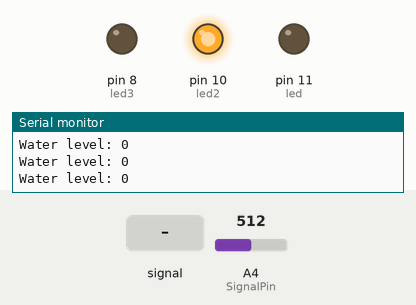
Bench run of a sketch on a simulated Arduino Uno, built with avr-gcc and run on an emulated ATmega328P. Shown: output pins drawn as LEDs (lit = HIGH), the last lines printed to the serial monitor. Inputs (shaded band) come from the test bench; at power-on: A4 (SignalPin) = 512. Pins used as bus, display or sensor lines are not drawn.

Above: at 2.8 s.
2.9 s: A4 (SignalPin) fed a 1000 Hz sine of ±255 counts around its level
At 5.7 s:
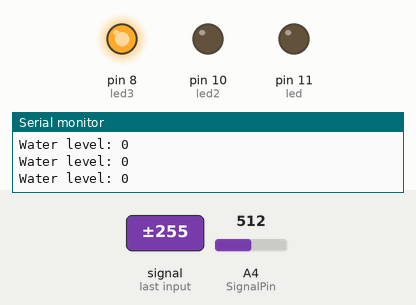
7.1 s: A4 (SignalPin) set to 140
At 9.1 s:
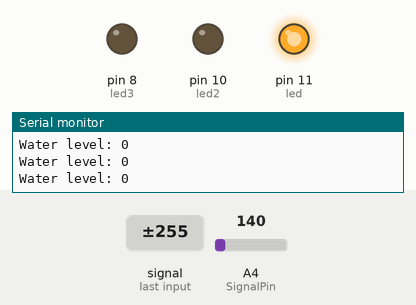
9.5 s: A4 (SignalPin) set to 160
At 11.3 s:
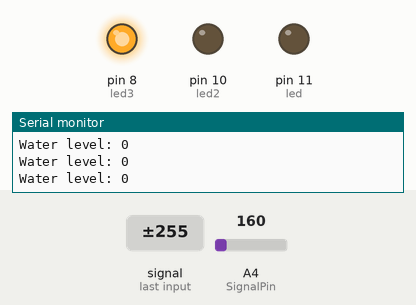
11.6 s: A4 (SignalPin) set to 122
At 12.5 s:
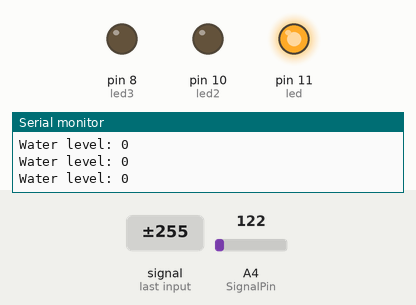
Timing chart, 0 to 14.6 s (numbered marks = the images above; inputs shaded):
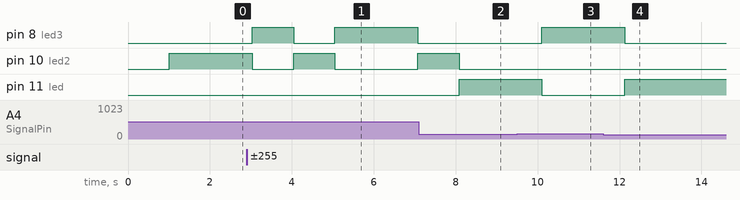

Measured:
- the behaviour switches between 150 and 151 on A4 (SignalPin) (found by bisection; images 2 and 3)
- after the input at 2.9 s, pin 8 (led3): LOW → HIGH after 0.13 s, → LOW 1.0 s later, → HIGH 1.0 s later, → LOW 2.0 s later; pin 10 (led2): HIGH → LOW after 0.13 s, → HIGH 1.0 s later, → LOW 1.0 s later, → HIGH 2.0 s later
- after the input at 7.1 s, pin 8 (led3): stays LOW (without the input it goes to HIGH after 0.98 s); pin 10 (led2): goes on until 8.1 s, then stays LOW; pin 11 (led): LOW → HIGH after 0.98 s
- after the input at 9.5 s, pin 8 (led3): LOW → HIGH after 0.60 s; pin 11 (led): HIGH → LOW after 0.60 s
- after the input at 11.6 s, pin 8 (led3): HIGH → LOW after 0.52 s; pin 11 (led): LOW → HIGH after 0.52 s

The sketch:

WATER_SENSOR_PROJECT_copy_20230221015541.ino
```cpp
#define powerpin 4
#define SignalPin A4
int led =11;
int led2 =10;
int led3 =8;
// Value for storing water level


void setup() {
  // Set D7 as an OUTPUT
  pinMode(powerpin, OUTPUT);
  pinMode(led, OUTPUT);
  pinMode(led2, OUTPUT);
  pinMode(led3, OUTPUT);
  // Set to LOW so no power flows through the sensor
  digitalWrite(powerpin, LOW);

  Serial.begin(9600);
}

void loop() {
  //get the reading from the function below and print it
 int val = 0;

  Serial.print("Water level: ");
  Serial.println(val);

  delay(1000);
  readSensor();
}

//This is a function used to get the reading
int readSensor() {
  digitalWrite(powerpin, HIGH);  // Turn the sensor ON
  delay(10);              // wait 10 milliseconds
  int val = analogRead(SignalPin);    // Read the analog value form sensor

  if (val <=150) {
  digitalWrite(led, HIGH);
  digitalWrite(led2, LOW);
  digitalWrite(led3, LOW);
  }
else if(val>376&&val<750){
digitalWrite(led, LOW);
digitalWrite(led2, HIGH);
digitalWrite(led3,LOW);
}
else {
digitalWrite(led, LOW);
digitalWrite(led2, LOW);
digitalWrite(led3,HIGH);
}
}
```
